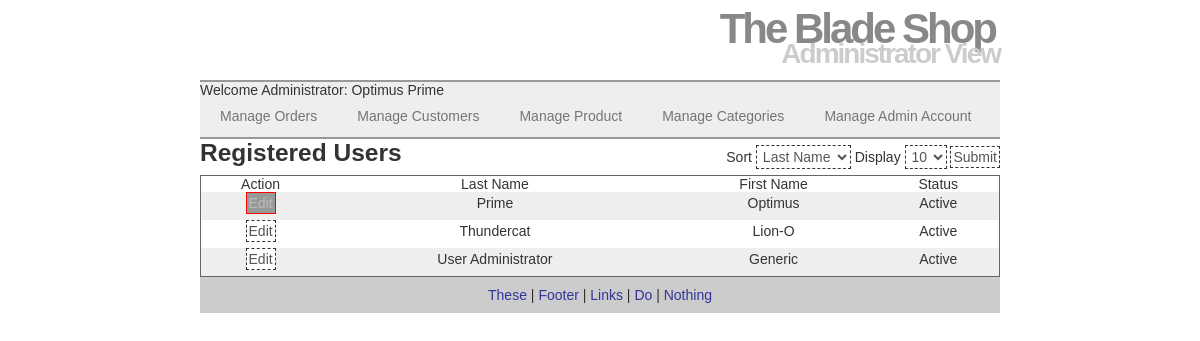
The page /Proj/V2/admin_view_administrators.php (signed in) on the database its author committed.
### tables this page shows
CREATE TABLE `bw1780661_entity_administrators` (
  `admin_id` int(10) NOT NULL AUTO_INCREMENT,
  `first_name` varchar(50) DEFAULT NULL,
  `last_name` varchar(50) DEFAULT NULL,
  `email` varchar(50) DEFAULT NULL,
  `pass` varchar(40) DEFAULT NULL,
  `active` bit(1) DEFAULT NULL,
  PRIMARY KEY (`admin_id`)
);

### Proj/V2/admin_view_administrators.php (the view, shortened to what this page needs)
<?php
echo '<h1 class="users_heading">Registered Users</h1>';
@require ('project_DBconnect.php');
if(isset($_GET['display'])&& is_numeric($_GET['display'])){
	$display = $_GET['display'];
}else{
	$display = 10;
}
$q = "SELECT COUNT(admin_id) FROM bw1780661_entity_administrators";
$r = @mysqli_query ($dbc, $q);
$row = @mysqli_fetch_array ($r, MYSQLI_NUM);
$records = $row[0];
$start = (isset($_GET['s']) && is_numeric($_GET['s']) && $_GET['s'] <= $records-1 && $_GET['s']>=0 ) ? $_GET['s'] : 0;
$sort = (isset($_GET['sort'])) ? $_GET['sort'] : 'rd';
switch ($sort) {
	default:
		$order_by = 'last_name ASC';
		$sort = 'ln';
		break;
}
$q = 'SELECT `admin_id`, `last_name`, `first_name`, `active` FROM `bw1780661_entity_administrators` ORDER BY '.$order_by.' LIMIT '.$start.', '.$display.';';
$r = @mysqli_query ($dbc, $q);
 echo '<form class="paginator" action="admin_view_administrators.php" method="get">
 			<label>Sort</label>
 			<select name="sort">
 				<option value="ln" '.(($sort=="ln")?'selected="selected"':'').'>Last Name</option>
 				<option value="fn" '.(($sort=="fn")?'selected="selected"':'').'>First Name</option>
 				</select>
				<label>Display</label>
				<select name=display>
 				<option value="5" '.(($display==5)?'selected="selected"':'').'>5</option>
					<option value="10" '.(($display==10)?'selected="selected"':'').'>10</option>
					<option value="20" '.(($display==20)?'selected="selected"':'').'>20</option>
				</select>
				<input type="submit" value="Submit">
				<input name="s" type="hidden" value="'.$start.'">
		</form>';
echo '<table class="administrator_list">
<thead>
<tr>
		<th>Action</th>
		<th>Last Name</th>
		<th>First Name</th>
		<th>Status</th>
</tr>
</thead><tbody>
';
while ($row = mysqli_fetch_array($r, MYSQLI_ASSOC)) {
		echo '<tr>
		<td><form action="admin_edit_admin.php" method="post">
		<input type="hidden" name="admin_id" value="'.$row['admin_id'].'" ><input type="submit" value="Edit" '.($row['admin_id']==$_SESSION['admin_id']?"disabled='disabled'":"").'></form></td>
		<td>'.$row['last_name'].'</td>
		<td>'.$row['first_name'].'</td>
		<td>'.($row['active']==TRUE?'Active':'Inactive').'</td>
	</tr>
	';
}
echo '</tbody></table>';
?>

### Proj/V2/includes/mo_styles.css (style rules this page uses)
html, body, div, span, h1, h2, h3, h4, h5, h6, p, blockquote, pre, a, em, img, small, strike, strong, sub, sup, b, dl, dt, dd, ol, ul, li, fieldset, form, label, table, caption, tbody, tfoot, thead, tr, th, td, article, aside, canvas, details, figure, figcaption, footer, header, hgroup, menu, nav, output, section { margin: 0; padding: 0; border: 0; font: inherit; vertical-align: baseline; }
table { border-collapse: collapse; }
h1, h2, h3, strong { font-weight: bold; }
h1 { font-size: 175% }
h2 { font-size: 150% }
a { color: #339; text-decoration: none; }
header { border-bottom : 2px solid #999; height: 80px; margin: 0 auto; width: 100%; max-width: 800px; }
header h1 { color: #888; font-size: 300%; letter-spacing: -3px; text-align: right; padding: 5px; margin-bottom: -20px; }
header h2 { color: #CCC; font-size: 200%; letter-spacing: -2px; text-align: right; }
.navbar { background-color: #eee; border-bottom: 2px solid #999; }
.navbar ul { padding: 0; list-style: none; position: relative; display: inline-table; }
.navbar ul:after { content: ""; clear: both; display: block; }
.navbar ul li { float: left; }
.navbar ul li a { display: block; padding: 10px 20px; height: 100%; color: #757575; text-decoration: none; vertical-align: middle; }
.paginator { float: right; padding:6px 0; }
.cat_heading, .users_heading, .admin_product_list_heading { float:left; }
.customer_list, .admin_product_list, .administrator_list { border-collapse: collapse; width: 100%; text-align: center; border: 1px solid #666; clear:both; }
.customer_list tbody tr:nth-child(odd), .admin_product_list tbody tr:nth-child(odd), .administrator_list tbody tr:nth-child(odd) { background-color: #eee; }
.customer_list tbody td, .administrator_list tbody td { height:2em; }
.customer_list tbody td input, .admin_product_list tbody td form input, .admin_product_list tbody td form, .administrator_list tbody td form { width: 100%; height: 100%; }
form input:disabled { background-color: #DDD; color: #888; }
form input[type="submit"]:disabled { background-color: #999; color: #BBB; border:1px solid red; }
input, select, .input, textarea { padding: 2px; font-size: 1em; color: #555; background: #FFFFFF; border: 1px dashed #333; }
footer { text-align: center; vertical-align: middle; bottom: 0px; padding:10px 0; width: 800px; background-color: #ccc; clear:both; }

### rows shown on the page
bw1780661_entity_administrators: admin_id "Edit", last_name "Prime", first_name "Optimus", active "Active"
bw1780661_entity_administrators: admin_id "Edit", last_name "Thundercat", first_name "Lion-O", active "Active"
bw1780661_entity_administrators: admin_id "Edit", last_name "User Administrator", first_name "Generic", active "Active"
